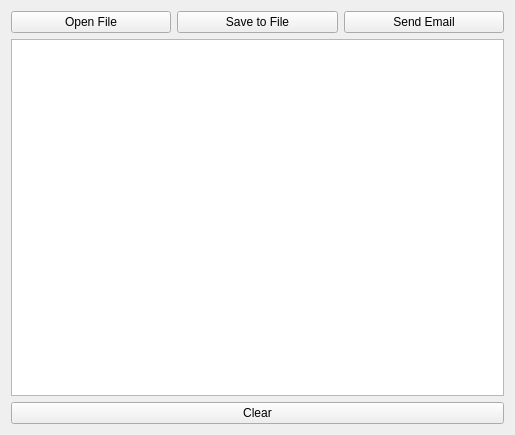
<?xml version="1.0" encoding="UTF-8"?>
<ui version="4.0">
 <class>MainWindow</class>
 <widget class="QWidget" name="MainWindow">
  <property name="geometry">
   <rect>
    <x>0</x>
    <y>0</y>
    <width>515</width>
    <height>435</height>
   </rect>
  </property>
  <property name="windowTitle">
   <string>Wallboard</string>
  </property>
  <layout class="QVBoxLayout" name="verticalLayout">
   <item>
    <layout class="QHBoxLayout" name="horizontalLayout">
     <item>
      <widget class="QPushButton" name="btnOpenFile">
       <property name="text">
        <string>Open File</string>
       </property>
      </widget>
     </item>
     <item>
      <widget class="QPushButton" name="btnSaveFile">
       <property name="text">
        <string>Save to File</string>
       </property>
      </widget>
     </item>
     <item>
      <widget class="QPushButton" name="btnSendEmail">
       <property name="text">
        <string>Send Email</string>
       </property>
      </widget>
     </item>
    </layout>
   </item>
   <item>
    <widget class="QTextEdit" name="txtEditMain"/>
   </item>
   <item>
    <widget class="QPushButton" name="btnClear">
     <property name="text">
      <string>Clear</string>
     </property>
    </widget>
   </item>
  </layout>
 </widget>
 <resources/>
 <connections/>
</ui>
